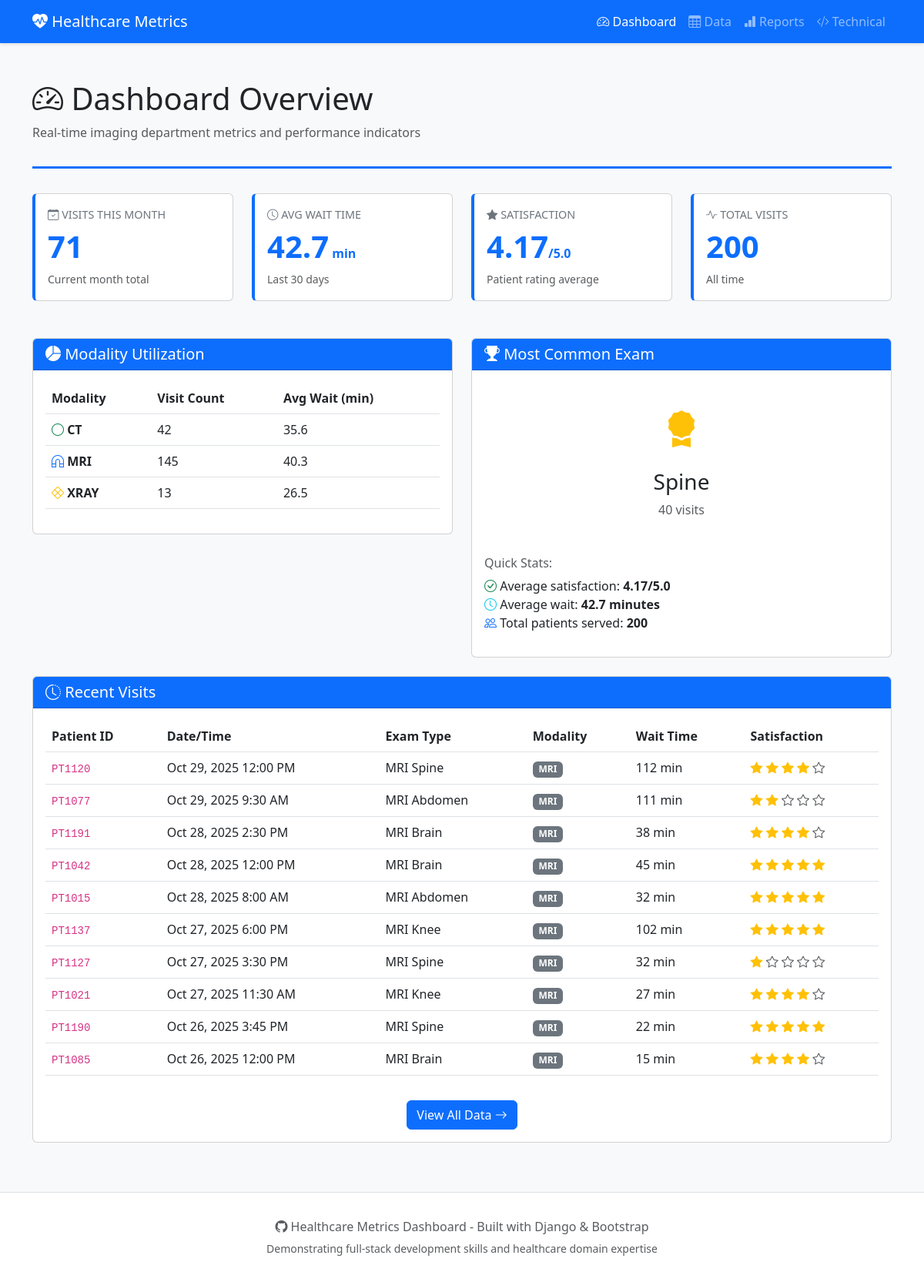
The page / on the database its author committed.
### metrics/models.py (models this page shows, shortened)
class PatientVisit(models.Model):
    EXAM_TYPE_CHOICES = [
        ('MRI_BRAIN', 'MRI Brain'),
        ('MRI_SPINE', 'MRI Spine'),
        ('MRI_KNEE', 'MRI Knee'),
        ('MRI_SHOULDER', 'MRI Shoulder'),
        ('MRI_ABDOMEN', 'MRI Abdomen'),
        ('CT_HEAD', 'CT Head'),
        ('CT_ABDOMEN', 'CT Abdomen'),
        ('CT_CHEST', 'CT Chest'),
        ('XRAY_CHEST', 'X-Ray Chest'),
        ('XRAY_SPINE', 'X-Ray Spine'),
    ]
    MODALITY_CHOICES = [
        ('MRI', 'MRI'),
        ('CT', 'CT'),
        ('XRAY', 'X-Ray'),
    ]
    patient_id = models.CharField(max_length=20)
    visit_date = models.DateTimeField(default=timezone.now)
    exam_type = models.CharField(max_length=20, choices=EXAM_TYPE_CHOICES)
    modality = models.CharField(max_length=10, choices=MODALITY_CHOICES)
    wait_time = models.IntegerField(help_text="Wait time in minutes")
    scan_duration = models.IntegerField(help_text="Actual scan time in minutes")
    satisfaction_score = models.IntegerField(
        help_text="Patient satisfaction score (1-5)",
        choices=[(i, str(i)) for i in range(1, 6)]
    )
    is_emergency = models.BooleanField(default=False)
    referring_physician = models.CharField(max_length=100)
    class Meta:
        ordering = ['-visit_date']
        verbose_name = "Patient Visit"
        verbose_name_plural = "Patients Visits"

### metrics/views.py (the view)
# urls.py: path('', views.dashboard_home, name='home'),
def dashboard_home(request):
    today = timezone.now()
    month_start = today.replace(day=1, hour=0, minute=0, second=0, microsecond=0)
    thirty_days_ago = today - timedelta(days=30)
    visits_this_month = PatientVisit.objects.filter(
        visit_date__gte=month_start
    ).count()
    avg_wait = PatientVisit.objects.filter(
        visit_date__gte=thirty_days_ago
    ).aggregate(Avg('wait_time'))['wait_time__avg'] or 0
    avg_satisfaction = PatientVisit.objects.aggregate(
        Avg('satisfaction_score')
    )['satisfaction_score__avg'] or 0
    top_exam = PatientVisit.objects.values('exam_type').annotate(
        count=Count('id')
    ).order_by('-count').first()
    modality_stats = PatientVisit.objects.values('modality').annotate(
        count=Count('id'),
        avg_wait=Avg('wait_time')
    ).order_by('modality')
    recent_visits = PatientVisit.objects.all()[:10]
    context = {
        'visits_this_month': visits_this_month,
        'avg_wait_time': round(avg_wait, 1),
        'avg_satisfaction': round(avg_satisfaction, 2),
        'top_exam': top_exam,
        'modality_stats': modality_stats,
        'recent_visits': recent_visits,
        'total_visits': PatientVisit.objects.count(),
    }
    return render(request, 'metrics/dashboard.html', context)

### metrics/templates/metrics/dashboard.html (shortened to what this page needs)
{% extends 'metrics/base.html' %}
{% block content %}
<div class="page-header">
    <h1><i class="bi bi-speedometer2"></i> Dashboard Overview</h1>
    <p class="text-muted">Real-time imaging department metrics and performance indicators</p>
</div>
<div class="row g-4 mb-5">
    <div class="col-md-3">
        <div class="card metric-card h-100">
            <div class="card-body">
                <div class="metric-label">
                    <i class="bi bi-calendar-check"></i> Visits This Month
                </div>
                <div class="metric-value">{{ visits_this_month }}</div>
                <small class="text-muted">Current month total</small>
            </div>
        </div>
    </div>
    <div class="col-md-3">
        <div class="card metric-card h-100">
            <div class="card-body">
                <div class="metric-label">
                    <i class="bi bi-clock"></i> Avg Wait Time
                </div>
                <div class="metric-value">{{ avg_wait_time }}<small class="fs-6"> min</small></div>
                <small class="text-muted">Last 30 days</small>
            </div>
        </div>
    </div>
    <div class="col-md-3">
        <div class="card metric-card h-100">
            <div class="card-body">
                <div class="metric-label">
                    <i class="bi bi-star-fill"></i> Satisfaction
                </div>
                <div class="metric-value">{{ avg_satisfaction }}<small class="fs-6">/5.0</small></div>
                <small class="text-muted">Patient rating average</small>
            </div>
        </div>
    </div>
    <div class="col-md-3">
        <div class="card metric-card h-100">
            <div class="card-body">
                <div class="metric-label">
                    <i class="bi bi-activity"></i> Total Visits
                </div>
                <div class="metric-value">{{ total_visits }}</div>
                <small class="text-muted">All time</small>
            </div>
        </div>
    </div>
</div>
<div class="row mb-4">
    <div class="col-md-6">
        <div class="card">
            <div class="card-header bg-primary text-white">
                <h5 class="mb-0"><i class="bi bi-pie-chart-fill"></i> Modality Utilization</h5>
            </div>
            <div class="card-body">
                <table class="table table-hover">
                    <thead>
                        <tr>
                            <th>Modality</th>
                            <th>Visit Count</th>
                            <th>Avg Wait (min)</th>
                        </tr>
                    </thead>
                    <tbody>
                        {% for stat in modality_stats %}
                        <tr>
                            <td>
                                {% if stat.modality == 'MRI' %}
                                    <i class="bi bi-magnet text-primary"></i>
                                {% elif stat.modality == 'CT' %}
                                    <i class="bi bi-circle text-success"></i>
                                {% else %}
                                    <i class="bi bi-x-diamond text-warning"></i>
                                {% endif %}
                                <strong>{{ stat.modality }}</strong>
                            </td>
                            <td>{{ stat.count }}</td>
                            <td>{{ stat.avg_wait|floatformat:1 }}</td>
                        </tr>
                        {% endfor %}
                    </tbody>
                </table>
            </div>
        </div>
    </div>
    <div class="col-md-6">
        <div class="card">
            <div class="card-header bg-primary text-white">
                <h5 class="mb-0"><i class="bi bi-trophy-fill"></i> Most Common Exam</h5>
            </div>
            <div class="card-body">
                {% if top_exam %}
                <div class="text-center py-4">
                    <i class="bi bi-award-fill text-warning" style="font-size: 3rem;"></i>
                    <h3 class="mt-3">{{ top_exam.exam_type|title|slice:"4:" }}</h3>
                    <p class="text-muted mb-0">{{ top_exam.count }} visits</p>
                </div>
                {% endif %}
                <div class="mt-4">
                    <h6 class="text-muted">Quick Stats:</h6>
                    <ul class="list-unstyled">
                        <li><i class="bi bi-check-circle text-success"></i> Average satisfaction: <strong>{{ avg_satisfaction }}/5.0</strong></li>
                        <li><i class="bi bi-clock text-info"></i> Average wait: <strong>{{ avg_wait_time }} minutes</strong></li>
                        <li><i class="bi bi-people text-primary"></i> Total patients served: <strong>{{ total_visits }}</strong></li>
                    </ul>
                </div>
            </div>
        </div>
    </div>
</div>
<div class="row">
    <div class="col-12">
        <div class="card">
            <div class="card-header bg-primary text-white">
                <h5 class="mb-0"><i class="bi bi-clock-history"></i> Recent Visits</h5>
            </div>
            <div class="card-body">
                <div class="table-responsive">
                    <table class="table table-hover">
                        <thead>
                            <tr>
                                <th>Patient ID</th>
                                <th>Date/Time</th>
                                <th>Exam Type</th>
                                <th>Modality</th>
                                <th>Wait Time</th>
                                <th>Satisfaction</th>
                            </tr>
                        </thead>
                        <tbody>
                            {% for visit in recent_visits %}
                            <tr>
                                <td><code>{{ visit.patient_id }}</code></td>
                                <td>{{ visit.visit_date|date:"M d, Y g:i A" }}</td>
                                <td>{{ visit.get_exam_type_display }}</td>
                                <td>
                                    <span class="badge bg-secondary">{{ visit.modality }}</span>
                                </td>
                                <td>{{ visit.wait_time }} min</td>
                                <td>
                                    {% for i in "12345" %}
                                        {% if forloop.counter <= visit.satisfaction_score %}
                                            <i class="bi bi-star-fill text-warning"></i>
                                        {% else %}
                                            <i class="bi bi-star text-muted"></i>
                                        {% endif %}
                                    {% endfor %}
                                </td>
                            </tr>
                            {% endfor %}
                        </tbody>
                    </table>
                </div>
                <div class="text-center mt-3">
                    <a href="{% url 'metrics:data' %}" class="btn btn-primary">
                        View All Data <i class="bi bi-arrow-right"></i>
                    </a>
                </div>
            </div>
        </div>
    </div>
</div>
{% endblock %}

### metrics/templates/metrics/base.html (shortened to what this page needs)
<!DOCTYPE html>
<html lang="en">
<head>
    <link href="https://cdn.jsdelivr.net/npm/bootstrap@5.3.0/dist/css/bootstrap.min.css" rel="stylesheet">
    <link rel="stylesheet" href="https://cdn.jsdelivr.net/npm/bootstrap-icons@1.10.0/font/bootstrap-icons.css">
</head>
<body>
    <nav class="navbar navbar-expand-lg navbar-dark bg-primary">
        <div class="container">
            <a class="navbar-brand" href="{% url 'metrics:home' %}">
                <i class="bi bi-heart-pulse-fill"></i> Healthcare Metrics
            </a>
            <div class="collapse navbar-collapse" id="navbarNav">
                <ul class="navbar-nav ms-auto">
                    <li class="nav-item">
                        <a class="nav-link {% if request.resolver_match.url_name == 'home' %}active{% endif %}"
                           href="{% url 'metrics:home' %}">
                            <i class="bi bi-speedometer2"></i> Dashboard
                        </a>
                    </li>
                    <li class="nav-item">
                        <a class="nav-link {% if request.resolver_match.url_name == 'data' %}active{% endif %}"
                           href="{% url 'metrics:data' %}">
                            <i class="bi bi-table"></i> Data
                        </a>
                    </li>
                    <li class="nav-item">
                        <a class="nav-link {% if request.resolver_match.url_name == 'reports' %}active{% endif %}"
                           href="{% url 'metrics:reports' %}">
                            <i class="bi bi-bar-chart-fill"></i> Reports
                        </a>
                    </li>
                    <li class="nav-item">
                        <a class="nav-link {% if request.resolver_match.url_name == 'technical' %}active{% endif %}"
                           href="{% url 'metrics:technical' %}">
                            <i class="bi bi-code-slash"></i> Technical
                        </a>
                    </li>
                </ul>
            </div>
        </div>
    </nav>
    <main class="container my-5">
        {% block content %}{% endblock %}
    </main>
    <footer class="footer">
        <div class="container text-center text-muted">
            <p class="mb-1">
                <i class="bi bi-github"></i>
                Healthcare Metrics Dashboard - Built with Django & Bootstrap
            </p>
            <p class="mb-0">
                <small>Demonstrating full-stack development skills and healthcare domain expertise</small>
            </p>
        </div>
    </footer>
</body>
</html>

### metrics/templates/metrics/base.html (style rules this page uses)
body { background-color: #f8f9fa; }
.navbar { box-shadow: 0 2px 4px rgba(0,0,0,.1); }
.metric-card { border-left: 4px solid #0d6efd; transition: transform 0.2s; }
.metric-value { font-size: 2.5rem; font-weight: bold; color: #0d6efd; }
.metric-label { color: #6c757d; font-size: 0.9rem; text-transform: uppercase; }
.page-header { border-bottom: 3px solid #0d6efd; padding-bottom: 1rem; margin-bottom: 2rem; }
.footer { margin-top: 4rem; padding: 2rem 0; background-color: #fff; border-top: 1px solid #dee2e6; }

### rows shown on the page
PatientVisit: patient_id "PT1120", visit_date "Oct 29, 2025 12:00 PM", exam_type "MRI Spine", modality "MRI", wait_time "112", satisfaction_score 4 (drawn)
PatientVisit: patient_id "PT1077", visit_date "Oct 29, 2025 9:30 AM", exam_type "MRI Abdomen", modality "MRI", wait_time "111", satisfaction_score 2 (drawn)
PatientVisit: patient_id "PT1191", visit_date "Oct 28, 2025 2:30 PM", exam_type "MRI Brain", modality "MRI", wait_time "38", satisfaction_score 4 (drawn)
PatientVisit: patient_id "PT1042", visit_date "Oct 28, 2025 12:00 PM", exam_type "MRI Brain", modality "MRI", wait_time "45", satisfaction_score 5 (drawn)
PatientVisit: patient_id "PT1015", visit_date "Oct 28, 2025 8:00 AM", exam_type "MRI Abdomen", modality "MRI", wait_time "32", satisfaction_score 5 (drawn)
PatientVisit: patient_id "PT1137", visit_date "Oct 27, 2025 6:00 PM", exam_type "MRI Knee", modality "MRI", wait_time "102", satisfaction_score 5 (drawn)
PatientVisit: patient_id "PT1127", visit_date "Oct 27, 2025 3:30 PM", exam_type "MRI Spine", modality "MRI", wait_time "32", satisfaction_score 1 (drawn)
PatientVisit: patient_id "PT1021", visit_date "Oct 27, 2025 11:30 AM", exam_type "MRI Knee", modality "MRI", wait_time "27", satisfaction_score 4 (drawn)
PatientVisit: patient_id "PT1190", visit_date "Oct 26, 2025 3:45 PM", exam_type "MRI Spine", modality "MRI", wait_time "22", satisfaction_score 5 (drawn)
PatientVisit: patient_id "PT1085", visit_date "Oct 26, 2025 12:00 PM", exam_type "MRI Brain", modality "MRI", wait_time "15", satisfaction_score 4 (drawn)

### other values the page prints
{{ visits_this_month }} "71"
{{ avg_wait_time }} "42.7"
{{ avg_satisfaction }} "4.17"
{{ total_visits }} "200"
{{ stat.modality }} "CT" "MRI" "XRAY"
{{ stat.count }} "42" "145" "13"
{{ stat.avg_wait|floatformat:1 }} "35.6" "40.3" "26.5"
{{ top_exam.exam_type|title|slice:"4:" }} "Spine"
{{ top_exam.count }} "40"
